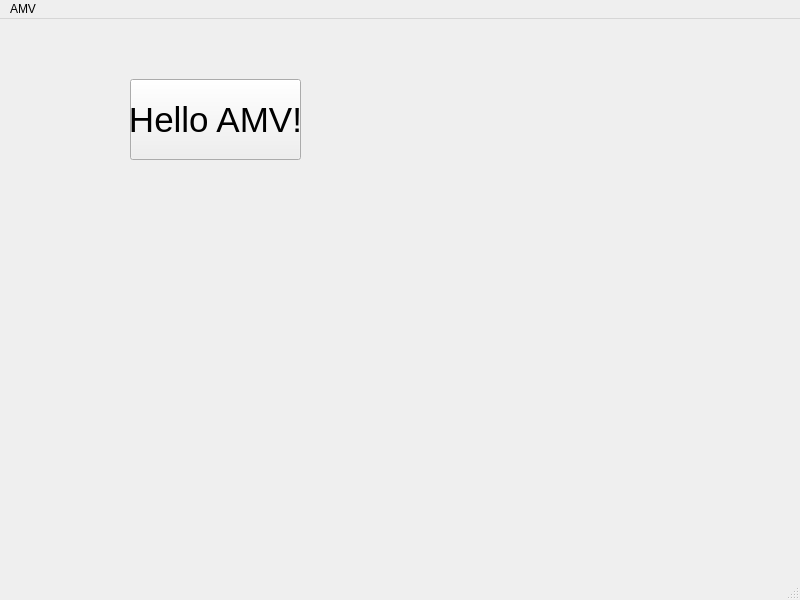
<?xml version="1.0" encoding="UTF-8"?>
<ui version="4.0">
 <class>MainWindow</class>
 <widget class="QMainWindow" name="MainWindow">
  <property name="geometry">
   <rect>
    <x>0</x>
    <y>0</y>
    <width>800</width>
    <height>600</height>
   </rect>
  </property>
  <property name="windowTitle">
   <string>MainWindow</string>
  </property>
  <widget class="QWidget" name="centralwidget">
   <widget class="QPushButton" name="pushButton">
    <property name="geometry">
     <rect>
      <x>130</x>
      <y>60</y>
      <width>171</width>
      <height>81</height>
     </rect>
    </property>
    <property name="font">
     <font>
      <pointsize>26</pointsize>
     </font>
    </property>
    <property name="text">
     <string>Hello AMV!</string>
    </property>
   </widget>
  </widget>
  <widget class="QMenuBar" name="menubar">
   <property name="geometry">
    <rect>
     <x>0</x>
     <y>0</y>
     <width>800</width>
     <height>17</height>
    </rect>
   </property>
   <widget class="QMenu" name="menuAMV">
    <property name="title">
     <string>AMV</string>
    </property>
   </widget>
   <addaction name="menuAMV"/>
  </widget>
  <widget class="QStatusBar" name="statusbar"/>
 </widget>
 <resources/>
 <connections/>
</ui>
